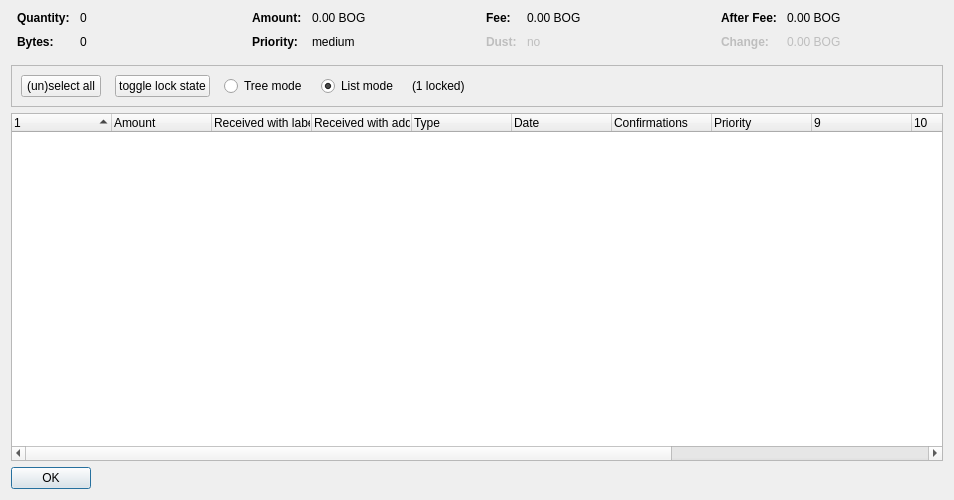
<?xml version="1.0" encoding="UTF-8"?>
<ui version="4.0">
 <class>CoinControlDialog</class>
 <widget class="QDialog" name="CoinControlDialog">
  <property name="geometry">
   <rect>
    <x>0</x>
    <y>0</y>
    <width>954</width>
    <height>500</height>
   </rect>
  </property>
  <property name="windowTitle">
   <string>Coin Selection</string>
  </property>
  <layout class="QVBoxLayout" name="verticalLayout">
   <item>
    <layout class="QHBoxLayout" name="horizontalLayoutTop" stretch="0,0,0,0">
     <property name="topMargin">
      <number>0</number>
     </property>
     <property name="bottomMargin">
      <number>10</number>
     </property>
     <item>
      <layout class="QFormLayout" name="formLayoutCoinControl1">
       <property name="horizontalSpacing">
        <number>10</number>
       </property>
       <property name="verticalSpacing">
        <number>10</number>
       </property>
       <property name="leftMargin">
        <number>6</number>
       </property>
       <property name="rightMargin">
        <number>6</number>
       </property>
       <item row="0" column="0">
        <widget class="QLabel" name="labelCoinControlQuantityText">
         <property name="font">
          <font>
           <weight>75</weight>
           <bold>true</bold>
          </font>
         </property>
         <property name="text">
          <string>Quantity:</string>
         </property>
        </widget>
       </item>
       <item row="0" column="1">
        <widget class="QLabel" name="labelCoinControlQuantity">
         <property name="cursor">
          <cursorShape>IBeamCursor</cursorShape>
         </property>
         <property name="contextMenuPolicy">
          <enum>Qt::ActionsContextMenu</enum>
         </property>
         <property name="text">
          <string notr="true">0</string>
         </property>
         <property name="textInteractionFlags">
          <set>Qt::LinksAccessibleByMouse|Qt::TextSelectableByKeyboard|Qt::TextSelectableByMouse</set>
         </property>
        </widget>
       </item>
       <item row="1" column="0">
        <widget class="QLabel" name="labelCoinControlBytesText">
         <property name="font">
          <font>
           <weight>75</weight>
           <bold>true</bold>
          </font>
         </property>
         <property name="text">
          <string>Bytes:</string>
         </property>
        </widget>
       </item>
       <item row="1" column="1">
        <widget class="QLabel" name="labelCoinControlBytes">
         <property name="cursor">
          <cursorShape>IBeamCursor</cursorShape>
         </property>
         <property name="contextMenuPolicy">
          <enum>Qt::ActionsContextMenu</enum>
         </property>
         <property name="text">
          <string notr="true">0</string>
         </property>
         <property name="textInteractionFlags">
          <set>Qt::LinksAccessibleByMouse|Qt::TextSelectableByKeyboard|Qt::TextSelectableByMouse</set>
         </property>
        </widget>
       </item>
      </layout>
     </item>
     <item>
      <layout class="QFormLayout" name="formLayoutCoinControl2">
       <property name="horizontalSpacing">
        <number>10</number>
       </property>
       <property name="verticalSpacing">
        <number>10</number>
       </property>
       <property name="leftMargin">
        <number>6</number>
       </property>
       <property name="rightMargin">
        <number>6</number>
       </property>
       <item row="0" column="0">
        <widget class="QLabel" name="labelCoinControlAmountText">
         <property name="font">
          <font>
           <weight>75</weight>
           <bold>true</bold>
          </font>
         </property>
         <property name="text">
          <string>Amount:</string>
         </property>
        </widget>
       </item>
       <item row="0" column="1">
        <widget class="QLabel" name="labelCoinControlAmount">
         <property name="cursor">
          <cursorShape>IBeamCursor</cursorShape>
         </property>
         <property name="contextMenuPolicy">
          <enum>Qt::ActionsContextMenu</enum>
         </property>
         <property name="text">
          <string notr="true">0.00 BOG</string>
         </property>
         <property name="textInteractionFlags">
          <set>Qt::LinksAccessibleByMouse|Qt::TextSelectableByKeyboard|Qt::TextSelectableByMouse</set>
         </property>
        </widget>
       </item>
       <item row="1" column="0">
        <widget class="QLabel" name="labelCoinControlPriorityText">
         <property name="font">
          <font>
           <weight>75</weight>
           <bold>true</bold>
          </font>
         </property>
         <property name="text">
          <string>Priority:</string>
         </property>
        </widget>
       </item>
       <item row="1" column="1">
        <widget class="QLabel" name="labelCoinControlPriority">
         <property name="cursor">
          <cursorShape>IBeamCursor</cursorShape>
         </property>
         <property name="contextMenuPolicy">
          <enum>Qt::ActionsContextMenu</enum>
         </property>
         <property name="text">
          <string>medium</string>
         </property>
         <property name="textInteractionFlags">
          <set>Qt::LinksAccessibleByMouse|Qt::TextSelectableByKeyboard|Qt::TextSelectableByMouse</set>
         </property>
        </widget>
       </item>
      </layout>
     </item>
     <item>
      <layout class="QFormLayout" name="formLayoutCoinControl3">
       <property name="horizontalSpacing">
        <number>10</number>
       </property>
       <property name="verticalSpacing">
        <number>10</number>
       </property>
       <property name="leftMargin">
        <number>6</number>
       </property>
       <property name="rightMargin">
        <number>6</number>
       </property>
       <item row="0" column="0">
        <widget class="QLabel" name="labelCoinControlFeeText">
         <property name="font">
          <font>
           <weight>75</weight>
           <bold>true</bold>
          </font>
         </property>
         <property name="text">
          <string>Fee:</string>
         </property>
        </widget>
       </item>
       <item row="0" column="1">
        <widget class="QLabel" name="labelCoinControlFee">
         <property name="cursor">
          <cursorShape>IBeamCursor</cursorShape>
         </property>
         <property name="contextMenuPolicy">
          <enum>Qt::ActionsContextMenu</enum>
         </property>
         <property name="text">
          <string notr="true">0.00 BOG</string>
         </property>
         <property name="textInteractionFlags">
          <set>Qt::LinksAccessibleByMouse|Qt::TextSelectableByKeyboard|Qt::TextSelectableByMouse</set>
         </property>
        </widget>
       </item>
       <item row="1" column="0">
        <widget class="QLabel" name="labelCoinControlLowOutputText">
         <property name="enabled">
          <bool>false</bool>
         </property>
         <property name="font">
          <font>
           <weight>75</weight>
           <bold>true</bold>
          </font>
         </property>
         <property name="text">
          <string>Dust:</string>
         </property>
        </widget>
       </item>
       <item row="1" column="1">
        <widget class="QLabel" name="labelCoinControlLowOutput">
         <property name="enabled">
          <bool>false</bool>
         </property>
         <property name="cursor">
          <cursorShape>IBeamCursor</cursorShape>
         </property>
         <property name="contextMenuPolicy">
          <enum>Qt::ActionsContextMenu</enum>
         </property>
         <property name="text">
          <string>no</string>
         </property>
         <property name="textInteractionFlags">
          <set>Qt::LinksAccessibleByMouse|Qt::TextSelectableByKeyboard|Qt::TextSelectableByMouse</set>
         </property>
        </widget>
       </item>
      </layout>
     </item>
     <item>
      <layout class="QFormLayout" name="formLayoutCoinControl4">
       <property name="horizontalSpacing">
        <number>10</number>
       </property>
       <property name="verticalSpacing">
        <number>10</number>
       </property>
       <property name="leftMargin">
        <number>6</number>
       </property>
       <property name="rightMargin">
        <number>6</number>
       </property>
       <item row="0" column="0">
        <widget class="QLabel" name="labelCoinControlAfterFeeText">
         <property name="font">
          <font>
           <weight>75</weight>
           <bold>true</bold>
          </font>
         </property>
         <property name="text">
          <string>After Fee:</string>
         </property>
        </widget>
       </item>
       <item row="0" column="1">
        <widget class="QLabel" name="labelCoinControlAfterFee">
         <property name="cursor">
          <cursorShape>IBeamCursor</cursorShape>
         </property>
         <property name="contextMenuPolicy">
          <enum>Qt::ActionsContextMenu</enum>
         </property>
         <property name="text">
          <string notr="true">0.00 BOG</string>
         </property>
         <property name="textInteractionFlags">
          <set>Qt::LinksAccessibleByMouse|Qt::TextSelectableByKeyboard|Qt::TextSelectableByMouse</set>
         </property>
        </widget>
       </item>
       <item row="1" column="0">
        <widget class="QLabel" name="labelCoinControlChangeText">
         <property name="enabled">
          <bool>false</bool>
         </property>
         <property name="font">
          <font>
           <weight>75</weight>
           <bold>true</bold>
          </font>
         </property>
         <property name="text">
          <string>Change:</string>
         </property>
        </widget>
       </item>
       <item row="1" column="1">
        <widget class="QLabel" name="labelCoinControlChange">
         <property name="enabled">
          <bool>false</bool>
         </property>
         <property name="cursor">
          <cursorShape>IBeamCursor</cursorShape>
         </property>
         <property name="contextMenuPolicy">
          <enum>Qt::ActionsContextMenu</enum>
         </property>
         <property name="text">
          <string notr="true">0.00 BOG</string>
         </property>
         <property name="textInteractionFlags">
          <set>Qt::LinksAccessibleByMouse|Qt::TextSelectableByKeyboard|Qt::TextSelectableByMouse</set>
         </property>
        </widget>
       </item>
      </layout>
     </item>
    </layout>
   </item>
   <item>
    <widget class="QFrame" name="frame">
     <property name="minimumSize">
      <size>
       <width>0</width>
       <height>40</height>
      </size>
     </property>
     <property name="frameShape">
      <enum>QFrame::StyledPanel</enum>
     </property>
     <property name="frameShadow">
      <enum>QFrame::Sunken</enum>
     </property>
     <layout class="QHBoxLayout" name="horizontalLayout">
      <item>
       <layout class="QHBoxLayout" name="horizontalLayoutPanel" stretch="0,0,0,0,0,0">
        <property name="spacing">
         <number>14</number>
        </property>
        <item>
         <widget class="QPushButton" name="pushButtonSelectAll">
          <property name="sizePolicy">
           <sizepolicy hsizetype="Maximum" vsizetype="Fixed">
            <horstretch>0</horstretch>
            <verstretch>0</verstretch>
           </sizepolicy>
          </property>
          <property name="text">
           <string>(un)select all</string>
          </property>
          <property name="autoDefault">
           <bool>false</bool>
          </property>
         </widget>
        </item>
        <item>
         <widget class="QPushButton" name="pushButtonToggleLock">
          <property name="sizePolicy">
           <sizepolicy hsizetype="Maximum" vsizetype="Fixed">
            <horstretch>0</horstretch>
            <verstretch>0</verstretch>
           </sizepolicy>
          </property>
          <property name="text">
           <string>toggle lock state</string>
          </property>
          <property name="autoDefault">
           <bool>false</bool>
          </property>
         </widget>
        </item>
        <item>
         <widget class="QRadioButton" name="radioTreeMode">
          <property name="sizePolicy">
           <sizepolicy hsizetype="Maximum" vsizetype="Fixed">
            <horstretch>0</horstretch>
            <verstretch>0</verstretch>
           </sizepolicy>
          </property>
          <property name="text">
           <string>Tree mode</string>
          </property>
         </widget>
        </item>
        <item>
         <widget class="QRadioButton" name="radioListMode">
          <property name="sizePolicy">
           <sizepolicy hsizetype="Maximum" vsizetype="Fixed">
            <horstretch>0</horstretch>
            <verstretch>0</verstretch>
           </sizepolicy>
          </property>
          <property name="text">
           <string>List mode</string>
          </property>
          <property name="checked">
           <bool>true</bool>
          </property>
         </widget>
        </item>
        <item>
         <widget class="QLabel" name="labelLocked">
          <property name="text">
           <string>(1 locked)</string>
          </property>
         </widget>
        </item>
        <item>
         <spacer name="horizontalSpacer">
          <property name="orientation">
           <enum>Qt::Horizontal</enum>
          </property>
          <property name="sizeHint" stdset="0">
           <size>
            <width>40</width>
            <height>20</height>
           </size>
          </property>
         </spacer>
        </item>
       </layout>
      </item>
     </layout>
    </widget>
   </item>
   <item>
    <widget class="CoinControlTreeWidget" name="treeWidget">
     <property name="contextMenuPolicy">
      <enum>Qt::CustomContextMenu</enum>
     </property>
     <property name="sortingEnabled">
      <bool>false</bool>
     </property>
     <property name="columnCount">
      <number>13</number>
     </property>
     <attribute name="headerShowSortIndicator" stdset="0">
      <bool>true</bool>
     </attribute>
     <attribute name="headerStretchLastSection">
      <bool>false</bool>
     </attribute>
     <column>
      <property name="text">
       <string/>
      </property>
     </column>
     <column>
      <property name="text">
       <string>Amount</string>
      </property>
     </column>
     <column>
      <property name="text">
       <string>Received with label</string>
      </property>
     </column>
     <column>
      <property name="text">
       <string>Received with address</string>
      </property>
     </column>
     <column>
      <property name="text">
       <string>Type</string>
      </property>
     </column>
     <column>
      <property name="text">
       <string>Date</string>
      </property>
     </column>
     <column>
      <property name="text">
       <string>Confirmations</string>
      </property>
      <property name="toolTip">
       <string>Confirmed</string>
      </property>
     </column>
     <column>
      <property name="text">
       <string>Priority</string>
      </property>
     </column>
     <column>
      <property name="text">
       <string/>
      </property>
     </column>
     <column>
      <property name="text">
       <string/>
      </property>
     </column>
     <column>
      <property name="text">
       <string/>
      </property>
     </column>
     <column>
      <property name="text">
       <string/>
      </property>
     </column>
     <column>
      <property name="text">
       <string/>
      </property>
     </column>
    </widget>
   </item>
   <item>
    <widget class="QDialogButtonBox" name="buttonBox">
     <property name="sizePolicy">
      <sizepolicy hsizetype="Maximum" vsizetype="Fixed">
       <horstretch>0</horstretch>
       <verstretch>0</verstretch>
      </sizepolicy>
     </property>
     <property name="orientation">
      <enum>Qt::Horizontal</enum>
     </property>
     <property name="standardButtons">
      <set>QDialogButtonBox::Ok</set>
     </property>
    </widget>
   </item>
  </layout>
 </widget>
 <customwidgets>
  <customwidget>
   <class>CoinControlTreeWidget</class>
   <extends>QTreeWidget</extends>
   <header>coincontroltreewidget.h</header>
  </customwidget>
 </customwidgets>
 <resources/>
 <connections/>
</ui>
